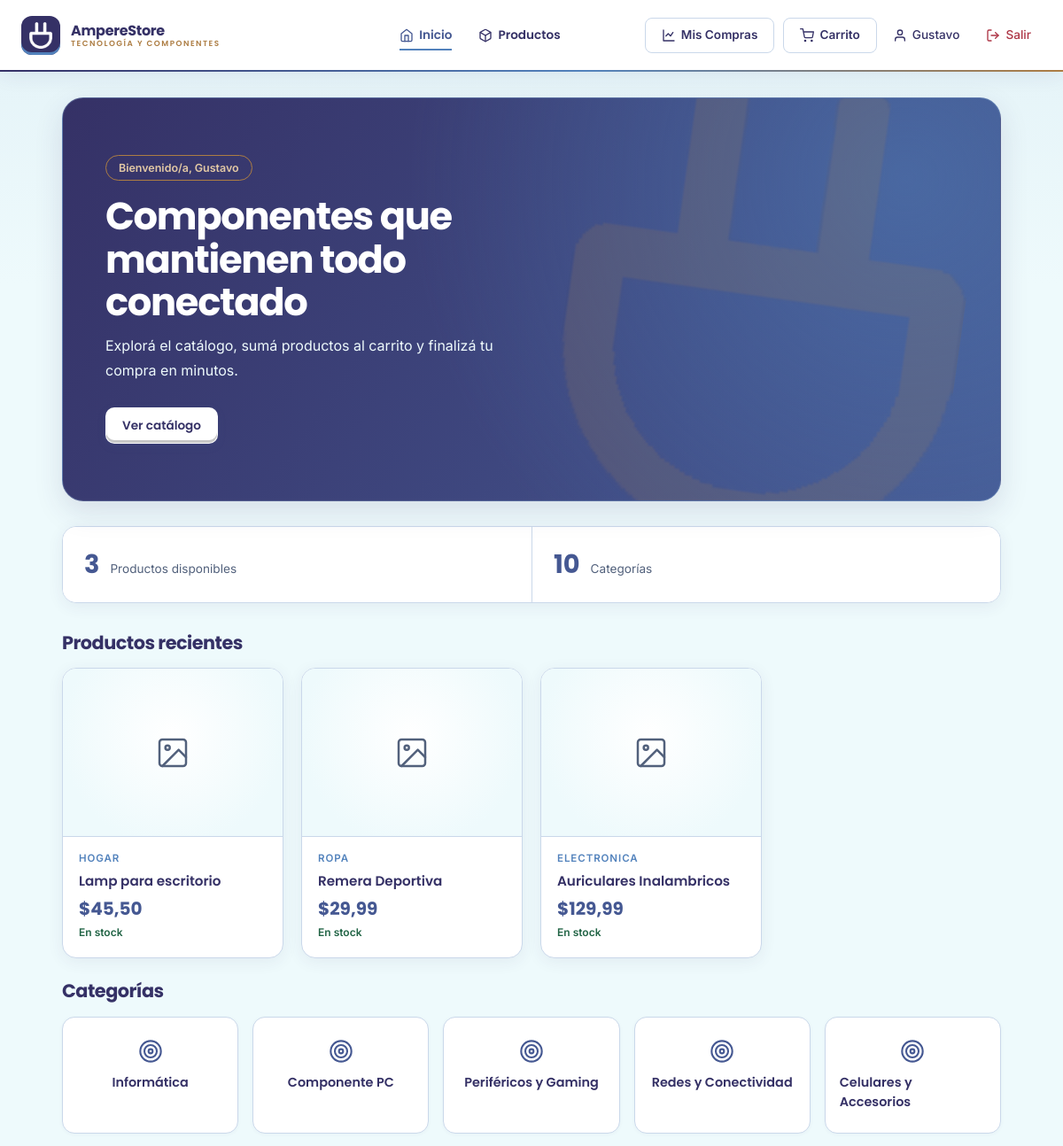
The page / (signed in, upper part) on the database as committed earlier.
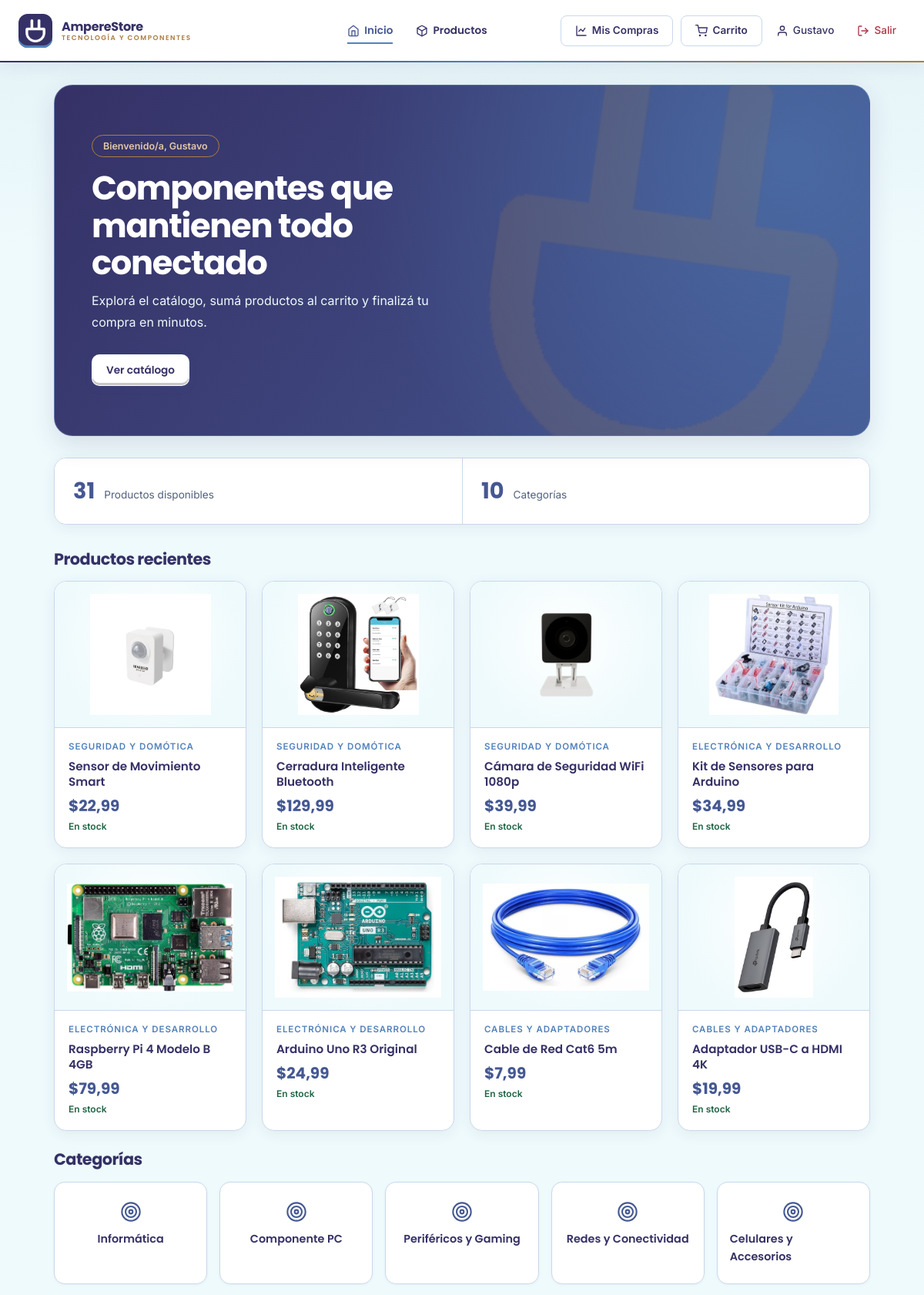
The same page on the database as committed later.
### Tienda/models.py (models this page shows, shortened)
class Producto(models.Model):
    CATEGORIA_CHOICES = [
        ('informatica', 'Informática'),
        ('componente_pc', 'Componente PC'),
        ('perifericos_gaming', 'Periféricos y Gaming'),
        ('redes_conectividad', 'Redes y Conectividad'),
        ('celulares_accesorios', 'Celulares y Accesorios'),
        ('cables_adaptadores', 'Cables y Adaptadores'),
        ('electronica_desarrollo', 'Electrónica y Desarrollo'),
        ('seguridad_domotica', 'Seguridad y Domótica'),
        ('lectores_tarjetas', 'Lectores de Tarjetas'),
        ('otros', 'Otros'),
    ]
    nombre = models.CharField(max_length=200)
    descripcion = models.TextField(blank=True)
    precio = models.DecimalField(max_digits=10, decimal_places=2)
    stock = models.PositiveIntegerField(default=0)
    categoria = models.CharField(max_length=30, choices=CATEGORIA_CHOICES, default='otros')
    imagen = models.ImageField(upload_to='productos/', blank=True, null=True)
    peso_kg = models.DecimalField(max_digits=6, decimal_places=2, null=True, blank=True,
                                  help_text="Peso en kilogramos")
    activo = models.BooleanField(default=True)
    fecha_creacion = models.DateTimeField(auto_now_add=True)
    class Meta:
        ordering = ['-fecha_creacion']

### Tienda/views.py (the view)
# urls.py: path('', views.inicio, name='inicio'),
@login_required
def inicio(request):
    productos = Producto.objects.filter(activo=True).order_by('-fecha_creacion')
    destacados = productos[:8]
    total_productos = Producto.objects.filter(activo=True).count()
    categorias = Producto.CATEGORIA_CHOICES
    return render(request, 'tienda/inicio.html', {
        'destacados': destacados,
        'total_productos': total_productos,
        'categorias': categorias,
    })

### Tienda/Templates/tienda/inicio.html (shortened to what this page needs)
{% extends 'tienda/base.html' %}
{% load static %}
{% block content %}
<link rel="stylesheet" href="{% static 'tienda/css/productos.css' %}">
<div class="inicio-hero">
  <img class="inicio-hero-plug" src="{% static 'tienda/images/ampere-isotipo-cobre.png' %}" alt="" aria-hidden="true">
  <div class="inicio-hero-content">
    <span class="inicio-hero-badge">Bienvenido/a, {{ user.username }}</span>
    <h1>Componentes que mantienen todo conectado</h1>
    <p>Explorá el catálogo, sumá productos al carrito y finalizá tu compra en minutos.</p>
    <div class="inicio-hero-actions">
      <a href="{% url 'lista_productos' %}" class="btn btn-primary">Ver catálogo</a>
    </div>
  </div>
</div>
<div class="inicio-stats">
  <div class="inicio-stat">
    <strong>{{ total_productos }}</strong>
    <span>Productos disponibles</span>
  </div>
  <div class="inicio-stat">
    <strong>{{ categorias|length }}</strong>
    <span>Categorías</span>
  </div>
</div>
{% if destacados %}
<h2 class="inicio-seccion-titulo">Productos recientes</h2>
<div class="productos-grid">
  {% for p in destacados %}
  <a href="{% url 'detalle_producto' p.pk %}" class="producto-card">
    <div class="producto-card-img">
      {% if p.imagen %}
      <img src="{{ p.imagen.url }}" alt="{{ p.nombre }}">
      {% else %}
      <span class="producto-card-sin-imagen">
        <svg width="40" height="40" viewBox="0 0 24 24" fill="none" stroke="currentColor" stroke-width="1.5" stroke-linecap="round" stroke-linejoin="round"><rect x="3" y="3" width="18" height="18" rx="2" ry="2"/><circle cx="8.5" cy="8.5" r="1.5"/><polyline points="21 15 16 10 5 21"/></svg>
      </span>
      {% endif %}
    </div>
    <div class="producto-card-body">
      <span class="producto-card-categoria">{{ p.get_categoria_display }}</span>
      <h3 class="producto-card-nombre">{{ p.nombre }}</h3>
      <div class="producto-card-precio">${{ p.precio }}</div>
      <div class="producto-card-stock">
        {% if p.stock > 10 %}
        <span class="stock-ok">En stock</span>
        {% elif p.stock > 0 %}
        <span class="stock-bajo">Quedan {{ p.stock }}</span>
        {% else %}
        <span class="stock-agotado">Sin stock</span>
        {% endif %}
      </div>
    </div>
  </a>
  {% endfor %}
</div>
{% endif %}
<div class="inicio-categorias">
  <h2 class="inicio-seccion-titulo">Categorías</h2>
  <div class="inicio-categorias-grid">
    {% for value, label in categorias %}
    <a href="{% url 'lista_productos' %}?categoria={{ value }}" class="categoria-card">
      <svg width="28" height="28" viewBox="0 0 24 24" fill="none" stroke="currentColor" stroke-width="1.8" stroke-linecap="round" stroke-linejoin="round">
        {% if value == 'electronica' %}
        <rect x="2" y="3" width="20" height="14" rx="2" ry="2"/><line x1="8" y1="21" x2="16" y2="21"/><line x1="12" y1="17" x2="12" y2="21"/>
        {% elif value == 'ropa' %}
        <path d="M20.38 3.46 16 2a4 4 0 01-8 0L3.62 3.46a2 2 0 00-1.34 2.23l.58 3.47a1 1 0 00.99.84H6v10c0 1.1.9 2 2 2h8a2 2 0 002-2V10h2.15a1 1 0 00.99-.84l.58-3.47a2 2 0 00-1.34-2.23z"/>
        {% elif value == 'hogar' %}
        <path d="M3 9l9-7 9 7v11a2 2 0 01-2 2H5a2 2 0 01-2-2z"/><polyline points="9 22 9 12 15 12 15 22"/>
        {% elif value == 'deportes' %}
        <circle cx="12" cy="12" r="10"/><path d="M12 2a15.3 15.3 0 014 10 15.3 15.3 0 01-4 10 15.3 15.3 0 01-4-10 15.3 15.3 0 014-10z"/><path d="M2 12h20"/>
        {% else %}
        <circle cx="12" cy="12" r="10"/><circle cx="12" cy="12" r="6"/><circle cx="12" cy="12" r="2"/>
        {% endif %}
      </svg>
      <span>{{ label }}</span>
    </a>
    {% endfor %}
  </div>
</div>
{% endblock %}

Rows that differ between the two databases and show on the page:
removed Producto: categoria "HOGAR", nombre "Lamp para escritorio", precio "45,50", stock "En stock"
removed Producto: categoria "ROPA", nombre "Remera Deportiva", precio "29,99", stock "En stock"
no longer on this page (row edited): Producto: categoria "ELECTRONICA", nombre "Auriculares Inalambricos", precio "129,99", stock "En stock"
added Producto: imagen (picture), categoria "SEGURIDAD Y DOMÓTICA", nombre "Sensor de Movimiento Smart", precio "22,99", stock "En stock"
added Producto: imagen (picture), categoria "SEGURIDAD Y DOMÓTICA", nombre "Cerradura Inteligente Bluetooth", precio "129,99", stock "En stock"
added Producto: imagen (picture), categoria "SEGURIDAD Y DOMÓTICA", nombre "Cámara de Seguridad WiFi 1080p", precio "39,99", stock "En stock"
added Producto: imagen (picture), categoria "ELECTRÓNICA Y DESARROLLO", nombre "Kit de Sensores para Arduino", precio "34,99", stock "En stock"
added Producto: imagen (picture), categoria "ELECTRÓNICA Y DESARROLLO", nombre "Raspberry Pi 4 Modelo B 4GB", precio "79,99", stock "En stock"
added Producto: imagen (picture), categoria "ELECTRÓNICA Y DESARROLLO", nombre "Arduino Uno R3 Original", precio "24,99", stock "En stock"
added Producto: imagen (picture), categoria "CABLES Y ADAPTADORES", nombre "Cable de Red Cat6 5m", precio "7,99", stock "En stock"
added Producto: imagen (picture), categoria "CABLES Y ADAPTADORES", nombre "Adaptador USB-C a HDMI 4K", precio "19,99", stock "En stock"
Other text that changed with them:
{{ total_productos }}: "3" → "31"
